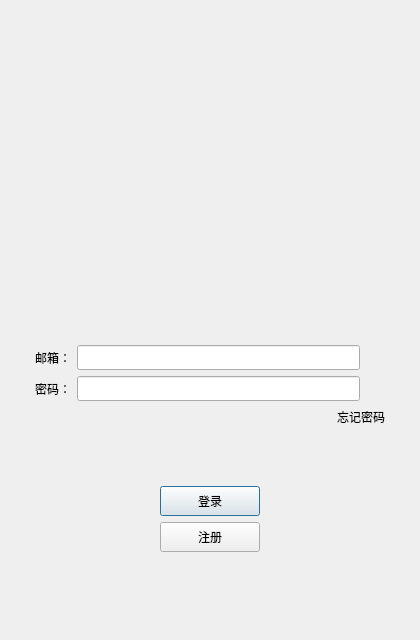
<?xml version="1.0" encoding="UTF-8"?>
<ui version="4.0">
 <class>LoginDialog</class>
 <widget class="QDialog" name="LoginDialog">
  <property name="geometry">
   <rect>
    <x>0</x>
    <y>0</y>
    <width>420</width>
    <height>640</height>
   </rect>
  </property>
  <property name="minimumSize">
   <size>
    <width>360</width>
    <height>560</height>
   </size>
  </property>
  <property name="maximumSize">
   <size>
    <width>16777215</width>
    <height>16777215</height>
   </size>
  </property>
  <property name="windowTitle">
   <string>Dialog</string>
  </property>
  <layout class="QVBoxLayout" name="verticalLayout_3">
   <item>
    <layout class="QVBoxLayout" name="verticalLayout_2">
     <property name="leftMargin">
      <number>24</number>
     </property>
     <property name="topMargin">
      <number>24</number>
     </property>
     <property name="rightMargin">
      <number>24</number>
     </property>
     <property name="bottomMargin">
      <number>24</number>
     </property>
     <item>
      <widget class="QLabel" name="err_tip">
       <property name="minimumSize">
        <size>
         <width>0</width>
         <height>25</height>
        </size>
       </property>
       <property name="maximumSize">
        <size>
         <width>16777215</width>
         <height>25</height>
        </size>
       </property>
       <property name="text">
        <string/>
       </property>
       <property name="alignment">
        <set>Qt::AlignCenter</set>
       </property>
      </widget>
     </item>
     <item>
      <widget class="QWidget" name="head_widget" native="true">
       <property name="minimumSize">
        <size>
         <width>200</width>
         <height>220</height>
        </size>
       </property>
       <layout class="QGridLayout" name="gridLayout">
        <item row="1" column="0">
         <widget class="QLabel" name="head_label">
          <property name="minimumSize">
           <size>
            <width>160</width>
            <height>160</height>
           </size>
          </property>
          <property name="maximumSize">
           <size>
            <width>240</width>
            <height>240</height>
           </size>
          </property>
          <property name="text">
           <string/>
          </property>
         </widget>
        </item>
       </layout>
      </widget>
     </item>
     <item>
      <spacer name="verticalSpacer_3">
       <property name="orientation">
        <enum>Qt::Vertical</enum>
       </property>
       <property name="sizeHint" stdset="0">
        <size>
         <width>20</width>
         <height>40</height>
        </size>
       </property>
      </spacer>
     </item>
     <item>
      <layout class="QHBoxLayout" name="horizontalLayout_2">
       <item>
        <widget class="QLabel" name="email_lb">
         <property name="minimumSize">
          <size>
           <width>0</width>
           <height>25</height>
          </size>
         </property>
         <property name="maximumSize">
          <size>
           <width>16777215</width>
           <height>25</height>
          </size>
         </property>
         <property name="text">
          <string>邮箱：</string>
         </property>
        </widget>
       </item>
       <item>
        <widget class="QLineEdit" name="email_edit">
         <property name="minimumSize">
          <size>
           <width>0</width>
           <height>25</height>
          </size>
         </property>
         <property name="maximumSize">
          <size>
           <width>16777215</width>
           <height>25</height>
          </size>
         </property>
        </widget>
       </item>
       <item>
        <spacer name="horizontalSpacer_6">
         <property name="orientation">
          <enum>Qt::Horizontal</enum>
         </property>
         <property name="sizeType">
          <enum>QSizePolicy::Fixed</enum>
         </property>
         <property name="sizeHint" stdset="0">
          <size>
           <width>25</width>
           <height>20</height>
          </size>
         </property>
        </spacer>
       </item>
      </layout>
     </item>
     <item>
      <layout class="QHBoxLayout" name="horizontalLayout_3">
       <item>
        <widget class="QLabel" name="pass_label">
         <property name="minimumSize">
          <size>
           <width>0</width>
           <height>25</height>
          </size>
         </property>
         <property name="maximumSize">
          <size>
           <width>16777215</width>
           <height>25</height>
          </size>
         </property>
         <property name="text">
          <string>密码：</string>
         </property>
        </widget>
       </item>
       <item>
        <widget class="QLineEdit" name="pass_edit">
         <property name="minimumSize">
          <size>
           <width>0</width>
           <height>25</height>
          </size>
         </property>
         <property name="maximumSize">
          <size>
           <width>16777215</width>
           <height>25</height>
          </size>
         </property>
        </widget>
       </item>
       <item>
        <spacer name="horizontalSpacer_7">
         <property name="orientation">
          <enum>Qt::Horizontal</enum>
         </property>
         <property name="sizeType">
          <enum>QSizePolicy::Fixed</enum>
         </property>
         <property name="sizeHint" stdset="0">
          <size>
           <width>25</width>
           <height>20</height>
          </size>
         </property>
        </spacer>
       </item>
      </layout>
     </item>
     <item>
      <layout class="QHBoxLayout" name="horizontalLayout_4">
       <item>
        <spacer name="horizontalSpacer">
         <property name="orientation">
          <enum>Qt::Horizontal</enum>
         </property>
         <property name="sizeHint" stdset="0">
          <size>
           <width>40</width>
           <height>20</height>
          </size>
         </property>
        </spacer>
       </item>
       <item>
        <widget class="ClickedLabel" name="forget_label">
         <property name="text">
          <string>忘记密码</string>
         </property>
        </widget>
       </item>
      </layout>
     </item>
     <item>
      <spacer name="verticalSpacer_2">
       <property name="orientation">
        <enum>Qt::Vertical</enum>
       </property>
       <property name="sizeHint" stdset="0">
        <size>
         <width>20</width>
         <height>40</height>
        </size>
       </property>
      </spacer>
     </item>
     <item>
      <layout class="QHBoxLayout" name="horizontalLayout_5">
       <item>
        <spacer name="horizontalSpacer_2">
         <property name="orientation">
          <enum>Qt::Horizontal</enum>
         </property>
         <property name="sizeHint" stdset="0">
          <size>
           <width>40</width>
           <height>20</height>
          </size>
         </property>
        </spacer>
       </item>
       <item>
        <widget class="QPushButton" name="login_btn">
         <property name="minimumSize">
          <size>
           <width>100</width>
           <height>30</height>
          </size>
         </property>
         <property name="text">
          <string>登录</string>
         </property>
        </widget>
       </item>
       <item>
        <spacer name="horizontalSpacer_3">
         <property name="orientation">
          <enum>Qt::Horizontal</enum>
         </property>
         <property name="sizeHint" stdset="0">
          <size>
           <width>40</width>
           <height>20</height>
          </size>
         </property>
        </spacer>
       </item>
      </layout>
     </item>
     <item>
      <layout class="QHBoxLayout" name="horizontalLayout_6">
       <item>
        <spacer name="horizontalSpacer_4">
         <property name="orientation">
          <enum>Qt::Horizontal</enum>
         </property>
         <property name="sizeHint" stdset="0">
          <size>
           <width>40</width>
           <height>20</height>
          </size>
         </property>
        </spacer>
       </item>
       <item>
        <widget class="QPushButton" name="reg_btn">
         <property name="minimumSize">
          <size>
           <width>100</width>
           <height>30</height>
          </size>
         </property>
         <property name="text">
          <string>注册</string>
         </property>
        </widget>
       </item>
       <item>
        <spacer name="horizontalSpacer_5">
         <property name="orientation">
          <enum>Qt::Horizontal</enum>
         </property>
         <property name="sizeHint" stdset="0">
          <size>
           <width>40</width>
           <height>20</height>
          </size>
         </property>
        </spacer>
       </item>
      </layout>
     </item>
     <item>
      <spacer name="verticalSpacer">
       <property name="orientation">
        <enum>Qt::Vertical</enum>
       </property>
       <property name="sizeHint" stdset="0">
        <size>
         <width>20</width>
         <height>40</height>
        </size>
       </property>
      </spacer>
     </item>
    </layout>
   </item>
  </layout>
 </widget>
 <customwidgets>
  <customwidget>
   <class>ClickedLabel</class>
   <extends>QLabel</extends>
   <header>clickedlabel.h</header>
  </customwidget>
 </customwidgets>
 <resources/>
 <connections/>
</ui>
